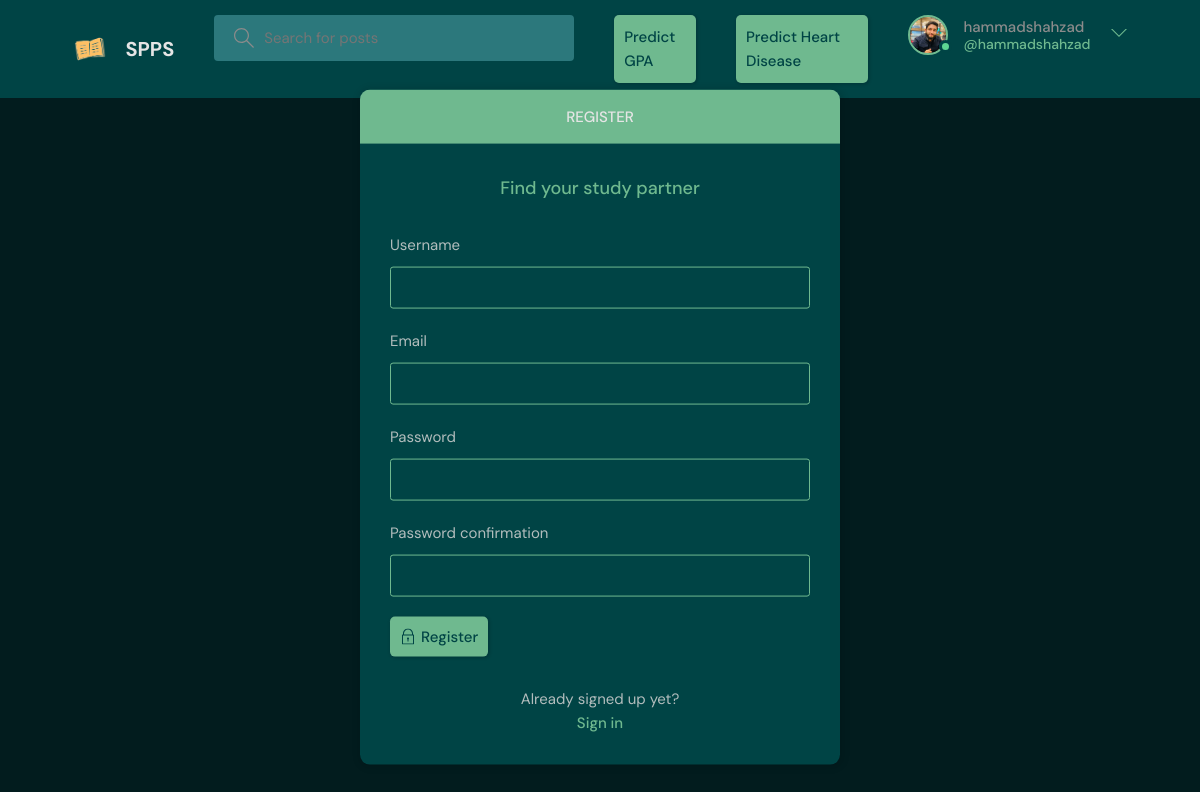
The page /register/ (signed in) on the database its author committed.
### base/models.py (models this page shows)
class User(AbstractUser):
    name = models.CharField(max_length=200, null=True)
    email = models.EmailField(max_length=200, unique=True)
    bio = models.TextField(max_length=255, null=True)
    avatar = models.ImageField(null = True, default='avatar.svg')
    USERNAME_FIELD = 'email'
    REQUIRED_FIELDS = []

### base/views.py (the view, shortened to what this page needs)
# urls.py: path('register/', views.register, name='register'),
def register(request):
    form = CustomUserCreationForm()
    context = {'form': form }
    return render(request, 'base/login_register_page.html', context)

### base/forms.py
class CustomUserCreationForm(UserCreationForm):
    class Meta:
        model = User
        fields = ['username', 'email', 'password1', 'password2', ]

### base/templates/base/login_register_page.html (shortened to what this page needs)
{% extends 'base.html' %} {% block content %}
<main class="auth layout">
  {% if page == 'login' %}
  <div class="container">
    <div class="layout__box">
      <div class="layout__boxHeader">
        <div class="layout__boxTitle">
          <h3>Login</h3>
        </div>
      </div>
      <div class="layout__body">
        <h2 class="auth__tagline">Find your study partner</h2>
        <form class="form" action="" method="POST">
          {% csrf_token %}
          <div class="form__group form__group">
            <label for="room_name">Email</label>
            <input
              id="username"
              name="email"
              type="email"
              placeholder="e.g.
            umerusman@gmail.com"
            />
          </div>
          <div class="form__group">
            <label for="password">Password</label>
            <input
              id="password"
              name="password"
              type="password"
              placeholder="&bull;&bull;&bull;&bull;&bull;&bull;&bull;&bull;"
            />
          </div>
          <button class="btn btn--main" type="submit">
            <svg
              version="1.1"
              xmlns="http://www.w3.org/2000/svg"
              width="32"
              height="32"
              viewBox="0 0 32 32"
            >
              <title>lock</title>
              <path
                d="M27 12h-1v-2c0-5.514-4.486-10-10-10s-10 4.486-10 10v2h-1c-0.553 0-1 0.447-1 1v18c0 0.553 0.447 1 1 1h22c0.553 0 1-0.447 1-1v-18c0-0.553-0.447-1-1-1zM8 10c0-4.411 3.589-8 8-8s8 3.589 8 8v2h-16v-2zM26 30h-20v-16h20v16z"
              ></path>
              <path
                d="M15 21.694v4.306h2v-4.306c0.587-0.348 1-0.961 1-1.694 0-1.105-0.895-2-2-2s-2 0.895-2 2c0 0.732 0.413 1.345 1 1.694z"
              ></path>
            </svg>
            Login
          </button>
        </form>
        <div class="auth__action">
          <p>Haven't signed up yet?</p>
          <a href="{% url 'register' %}" class="btn btn--link">Sign Up</a>
        </div>
      </div>
    </div>
  </div>
  {% else %}
  <div class="container">
    <div class="layout__box">
      <div class="layout__boxHeader">
        <div class="layout__boxTitle">
          <h3>Register</h3>
        </div>
      </div>
      <div class="layout__body">
        <h2 class="auth__tagline">Find your study partner</h2>
        <form
          class="form"
          action=""
          method="POST"
          enctype="multipart/form-data"
        >
          {% csrf_token %} {% for field in form %}
          <div class="form__group form__group">
            <label for="room_name">{{field.label}}</label>
            {{field}}
          </div>
          {% endfor %}
          <button class="btn btn--main" type="submit">
            Register
          </button>
        </form>
        <div class="auth__action">
          <p>Already signed up yet?</p>
          <a href="{% url 'login' %}" class="btn btn--link">Sign in</a>
        </div>
      </div>
    </div>
  </div>
  {% endif %}
</main>
{% endblock content %}

### templates/includes/navbar.html (shortened to what this page needs)
{% load static %}
<header class="header header--loggedIn">
  <div class="container">
    <a href="{% url 'home' %}" class="header__logo">
      <img src="{% static 'images/logo_final0.1.png' %}" />
      <h1>SPPS</h1>
    </a>
    <form class="header__search" method="GET" action="{% url 'home' %}">
      <label>
        <input name="q" placeholder="Search for posts" />
      </label>
    </form>
    <a class="btn btn--main" href="{% url 'predict-gpa' %}">
      Predict GPA
    </a>
    <a class="btn btn--main" href="{% url 'predict-category' %}">
      Predict Heart Disease
    </a>
    <nav class="header__menu">
      {% if request.user.is_authenticated %}
      <div class="header__user">
        <a href="{% url 'update-user' %}">
          <div class="avatar avatar--medium active">
            <img src="{{request.user.avatar.url}}" />
          </div>
          <p>
            {{request.user.username}} <span>@{{request.user.username}}</span>
          </p>
        </a>
        <button class="dropdown-button">
          <svg
            version="1.1"
            xmlns="http://www.w3.org/2000/svg"
            width="32"
            height="32"
            viewBox="0 0 32 32"
          >
            <title>chevron-down</title>
            <path d="M16 21l-13-13h-3l16 16 16-16h-3l-13 13z"></path>
          </svg>
        </button>
      </div>
      {% else %}
      <a href="{% url 'login' %}">
        <img src="{% static 'images/avatar.svg' %}" />
        <p>Login</p>
      </a>
      {% endif %}
    </nav>
  </div>
</header>

### rows shown on the page
User: user.avatar (picture), user.username "hammadshahzad"

### other values the page prints
{{ field.label }} "Username" "Email" "Password" "Password confirmation"
